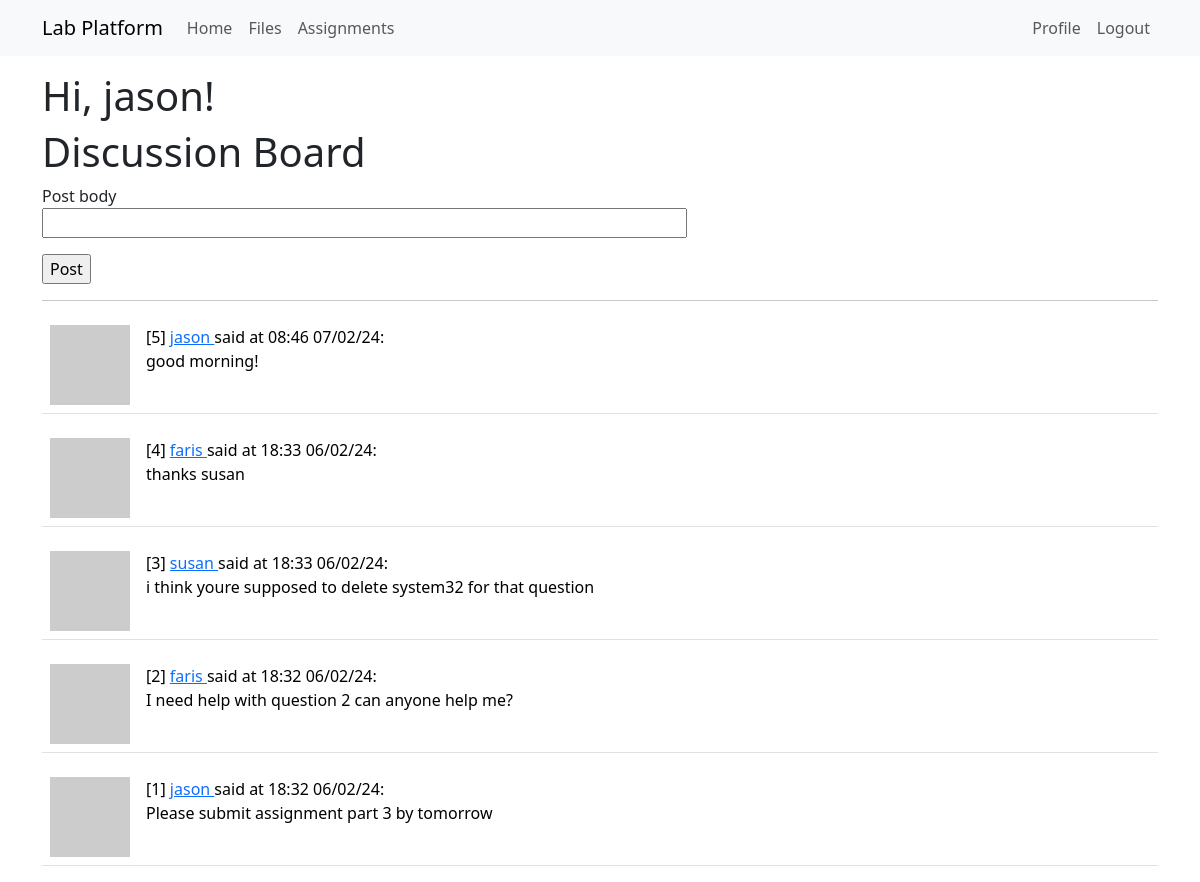
The page /index (signed in) on the database its author committed.
### app/models.py (models this page shows, shortened)
class User(UserMixin, db.Model):
    id: so.Mapped[int] = so.mapped_column(primary_key=True)
    username: so.Mapped[str] = so.mapped_column(sa.String(64), index=True,
                                                unique=True)
    email: so.Mapped[str] = so.mapped_column(sa.String(120), index=True,
                                             unique=True)
    password_hash: so.Mapped[Optional[str]] = so.mapped_column(sa.String(256))
    posts: so.WriteOnlyMapped['Post'] = so.relationship(
        back_populates='author')
    files: so.WriteOnlyMapped['File'] = so.relationship(
        back_populates='uploader')
    role: so.Mapped[int] = so.mapped_column(sa.Integer, default=-1, index=True, unique=False)
    assignments: so.WriteOnlyMapped['Assignment'] = so.relationship(
        back_populates='asmtauthor')
    submissions: so.WriteOnlyMapped['Submission'] = so.relationship(
        back_populates='submitter')
    def avatar(self, size):
        digest = md5(self.email.lower().encode('utf-8')).hexdigest()
        return f'https://www.gravatar.com/avatar/{digest}?d=identicon&s={size}'
    def is_admin(self):
        return self.role == 0

class Post(db.Model):
    id: so.Mapped[int] = so.mapped_column(primary_key=True)
    body: so.Mapped[str] = so.mapped_column(sa.String(140))
    timestamp: so.Mapped[datetime] = so.mapped_column(
        index=True, default=lambda: datetime.now(timezone.utc))
    user_id: so.Mapped[int] = so.mapped_column(sa.ForeignKey(User.id),
                                               index=True)
    author: so.Mapped[User] = so.relationship(back_populates='posts')
    def get_ftime(self):
        return self.timestamp.strftime("%H:%M %d/%m/%y")

### app/routes.py (the view)
@app.route('/index', methods=['GET', 'POST'])
@login_required
def index():
    form = PostForm()
    if form.validate_on_submit():
        post = Post(body=form.body.data, user_id=current_user.id,)
        db.session.add(post)
        db.session.commit()
        flash('Posted!')
        return redirect(url_for('index'))
    return render_template('index.html',
                            title='Discussion Board',
                                posts= db.session.scalars(sa.select(Post).order_by(sa.desc(Post.timestamp))).all(),
                                form = form)

### app/forms.py
class PostForm(FlaskForm):
    body = StringField('Post body', validators=[DataRequired()])
    submit = SubmitField('Post')

### app/models.py (called while the page is built)
@login.user_loader
def load_user(id):
    return db.session.get(User, int(id))

### app/templates/index.html (shortened to what this page needs)
{% extends "base.html" %}
{% block content %}
    <h1>Hi, {{ current_user.username }}!</h1>
    <h1>Discussion Board</h1>
    <form action="" method="post">
        <p>
            {{ form.body.label }}<br>
            {{ form.body(size=64) }}<br>
        </p>
        <p>{{ form.submit() }}</p>
    <hr>
    {% for post in posts %}
        {% include '_post.html' %}
    {% endfor %}
{% endblock %}

### app/templates/base.html (shortened to what this page needs)
<!doctype html>
<html>
<head>
    <link href="https://cdn.jsdelivr.net/npm/bootstrap@5.3.2/dist/css/bootstrap.min.css" rel="stylesheet"
>
</head>
<body>
    <nav class="navbar navbar-expand-lg bg-body-tertiary">
        <div class="container">
            <a class="navbar-brand" href="{{ url_for('index') }}">Lab Platform</a>
            <div class="collapse navbar-collapse" id="navbarSupportedContent">
                <ul class="navbar-nav me-auto mb-2 mb-lg-0">
                    <li class="nav-item">
                        <a class="nav-link" aria-current="page" href="{{url_for('index')}}">Home</a>
                    </li>
                    <li class="nav-item">
                        <a class="nav-link" aria-current="page" href="{{url_for('board')}}">Files</a>
                    </li>
                    <li class="nav-item">
                        <a class="nav-link" aria-current="page" href="{{url_for('assignments')}}">Assignments</a>
                    </li>
                </ul>
                <ul class="navbar-nav mb-2 mb-lg-0">
                    {% if current_user.is_anonymous %}
                    <li class="nav-item">
                        <a class="nav-link" aria-current="page" href="{{ url_for('login') }}">Login</a>
                    </li>
                    {% else %}
                    <li class="nav-item">
                        <a class="nav-link" aria-current="page"
                            href="{{ url_for('user', username=current_user.username) }}">Profile</a>
                    </li>
                    <li class="nav-item">
                        <a class="nav-link" aria-current="page" href="{{ url_for('logout') }}">Logout</a>
                    </li>
                    {% endif %}
                </ul>
            </div>
        </div>
    </nav>
    <div class="container mt-3">
        {% block content %}{% endblock %}
    </div>
</body>
</html>

### app/templates/_post.html
<table class="table table-hover">
    <tr>
        <td width="70px">
            <a href="{{ url_for('user', username=post.author.username) }}">
                <img src="{{ post.author.avatar(70) }}" />
            </a>
        </td>
        <td>
            [{{ post.id }}]
            <a href="{{ url_for('user', username=post.author.username) }}">
                {{ post.author.username }}
            </a>
            said at {{ post.get_ftime() }}:
            <br>
            {{ post.body }}
        </td>
    </tr>
</table>

### rows shown on the page
User: username "jason"
Post: id "5", author.username "jason", get_ftime "08:46 07/02/24", body "good morning!"
Post: id "4", author.username "faris", get_ftime "18:33 06/02/24", body "thanks susan"
Post: id "3", author.username "susan", get_ftime "18:33 06/02/24", body "i think youre supposed to delete system32 for that question"
Post: id "2", author.username "faris", get_ftime "18:32 06/02/24", body "I need help with question 2 can anyone help me?"
Post: id "1", author.username "jason", get_ftime "18:32 06/02/24", body "Please submit assignment part 3 by tomorrow"
